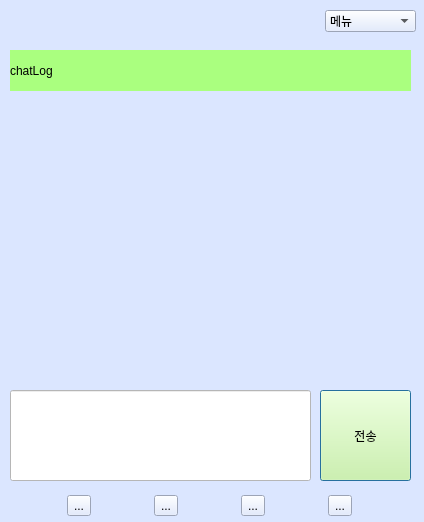
<?xml version="1.0" encoding="UTF-8"?>
<ui version="4.0">
 <class>Dialog</class>
 <widget class="QDialog" name="Dialog">
  <property name="geometry">
   <rect>
    <x>0</x>
    <y>0</y>
    <width>424</width>
    <height>522</height>
   </rect>
  </property>
  <property name="windowTitle">
   <string>SecureChat by Li_Big_A</string>
  </property>
  <property name="layoutDirection">
   <enum>Qt::LeftToRight</enum>
  </property>
  <property name="styleSheet">
   <string notr="true">background-color:rgb(219, 230, 255)</string>
  </property>
  <widget class="QLineEdit" name="chatInput">
   <property name="geometry">
    <rect>
     <x>10</x>
     <y>390</y>
     <width>301</width>
     <height>91</height>
    </rect>
   </property>
   <property name="styleSheet">
    <string notr="true">background-color: rgb(255, 255, 255)</string>
   </property>
  </widget>
  <widget class="QPushButton" name="sendButton">
   <property name="geometry">
    <rect>
     <x>320</x>
     <y>390</y>
     <width>91</width>
     <height>91</height>
    </rect>
   </property>
   <property name="styleSheet">
    <string notr="true">background-color: rgb(213, 255, 149)</string>
   </property>
   <property name="text">
    <string>전송</string>
   </property>
  </widget>
  <widget class="QLabel" name="chatLog">
   <property name="geometry">
    <rect>
     <x>10</x>
     <y>50</y>
     <width>401</width>
     <height>41</height>
    </rect>
   </property>
   <property name="styleSheet">
    <string notr="true">background-color: rgb(170, 255, 127)</string>
   </property>
   <property name="text">
    <string>chatLog</string>
   </property>
  </widget>
  <widget class="QComboBox" name="comboBox">
   <property name="geometry">
    <rect>
     <x>325</x>
     <y>10</y>
     <width>91</width>
     <height>22</height>
    </rect>
   </property>
   <item>
    <property name="text">
     <string>메뉴</string>
    </property>
   </item>
   <item>
    <property name="text">
     <string>대화 검색</string>
    </property>
   </item>
   <item>
    <property name="text">
     <string>대화 캡쳐</string>
    </property>
   </item>
   <item>
    <property name="text">
     <string>파일 전송</string>
    </property>
   </item>
   <item>
    <property name="text">
     <string>채팅방 설정</string>
    </property>
   </item>
   <item>
    <property name="text">
     <string>채팅방 나가기</string>
    </property>
   </item>
   <item>
    <property name="text">
     <string>닫기</string>
    </property>
   </item>
  </widget>
  <widget class="QWidget" name="horizontalLayoutWidget">
   <property name="geometry">
    <rect>
     <x>10</x>
     <y>490</y>
     <width>401</width>
     <height>31</height>
    </rect>
   </property>
   <layout class="QHBoxLayout" name="horizontalLayout">
    <item>
     <widget class="QToolButton" name="toolButton_4">
      <property name="accessibleName">
       <string>\</string>
      </property>
      <property name="text">
       <string>...</string>
      </property>
     </widget>
    </item>
    <item>
     <widget class="QToolButton" name="toolButton_3">
      <property name="text">
       <string>...</string>
      </property>
     </widget>
    </item>
    <item>
     <widget class="QToolButton" name="toolButton_2">
      <property name="text">
       <string>...</string>
      </property>
     </widget>
    </item>
    <item>
     <widget class="QToolButton" name="toolButton">
      <property name="text">
       <string>...</string>
      </property>
     </widget>
    </item>
   </layout>
  </widget>
 </widget>
 <resources/>
 <connections/>
</ui>
